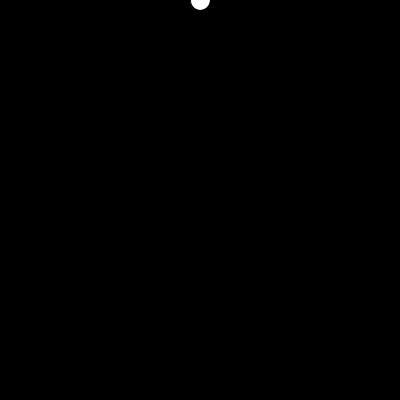
Frame 1 (no input)
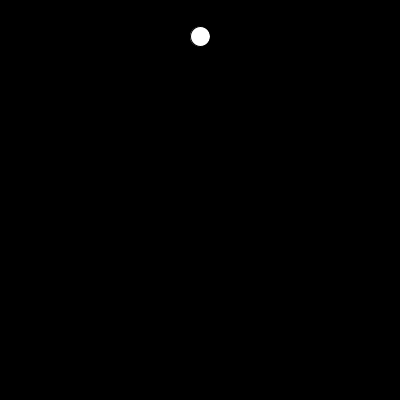
Frame 60 (the mouse pressed at the canvas centre just before this capture)
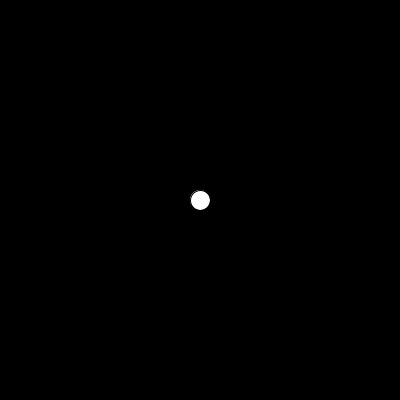
Frame 120 (the mouse held since frame 60 and released just before this capture)

The Processing sketch that drew these frames (run headless with seeded random() and noise(); from frame 60 on, the mouse is pressed at the canvas centre):

// Processing sketch: processing_175252
// ── processing_175252.pde

Ball myBall;

void setup () {
  size(400,400);
  smooth();
  myBall=new Ball(200,0);
}
void draw () {
  background(0);
  myBall.run();
  if (mousePressed) {
    myBall=new Ball(mouseX,mouseY);  
  }
}

class Ball {
  float x=0;
  float y=0;
  float speedY=3.5;
  
  Ball (float _x, float _y) {    
  x=_x;
  y=_y;
  }
  
  void run () {
    display();
    move();
    bounce();
    gravity();
  }
  
  void gravity () {
    speedY+=1;
  }
  
  void bounce () {
    if(y>height) {
    speedY=speedY *-1;
    } 
  }
  
  void move () {
    y+=speedY;
  }
  
  void display () {
    ellipse(x,y,20,20);
  }
}
